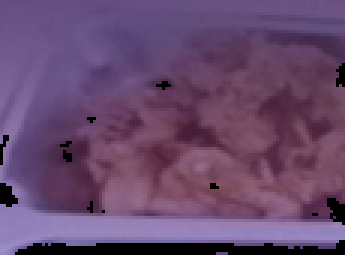
#> input picture IoT(Raspberry Pi)/asset/result2.png, 115 x 85 px (shown 3 times larger)
$ python -i image_processing.py   (imports and definitions only)   (older library calls are emulated)
#> lines starting #> are read from the running program, lines starting #| are printed output that depends on the picture
#> further down, picture is the input picture: shape (85, 115, 3); mean B, G, R 109.6, 73, 103.6
import cv2
import sys
import numpy as np
import os
import math
from skimage.feature import peak_local_max
from skimage.morphology import watershed
from scipy import ndimage
import imutils
from src import utill

# image process class
class Image_Processing:
	def __init__(self, image):
		# get image from main_process
		self.image = image
		self.images = cv2.cvtColor(self.image, cv2.COLOR_BGR2GRAY)
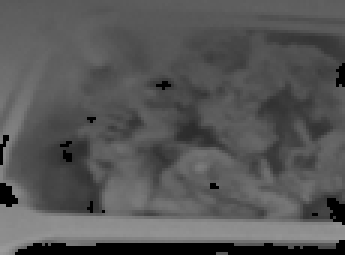
#> self.images: shape (85, 115) (shown 3 times larger); min 0, max 154, mean 86.2
		self.image_lenght_x,self.image_lenght_y,_ =  self.image.shape
#> self.image_lenght_x = 85; self.image_lenght_y = 115
		re = cv2.imwrite('/home/pi/osam/APP_IOT_MealScan_FOODFIGHTERS/IoT(Raspberry Pi)/asset/temp_result/temp.png',
			image[20:325,20:420].copy())
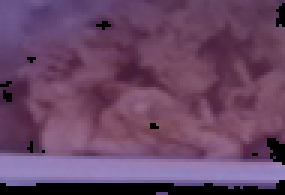
#> saved as temp.png: shape (65, 95, 3) (shown 3 times larger); mean B, G, R 101.2, 70.3, 105.3
		print("image upload",re)
#| image upload True
		dish = list()

		# split image (x,y)point
		rect_range = [[230,405,155,315],[35,220,155,315],[35,160,35,145],[175,270,35,145],[285,405,35,145]]
		for x1,x2,y1,y2 in rect_range:
			dish.append([[x1,y2],[x1,y1],[x2,y1],[x2,y2]])
		self.side_rect = dish[:3]
		self.main_rect = dish[3:]
		self.dish_tag = ["side_1","side_2","side_3","rice","soup"]
		self.cnt=0
		self.DataList = list()

		# split and backProjection (side)
		for _ in self.side_rect:
			temp = list()
			for self.box in self.side_rect:
				temp.append(self.backProjection())
			self.DataList.append(temp)
			self.cnt+=1
		# find side dish tag
		self.find_side_dish()

		#print("1 : ",self.DataList)
		# backProjection (main)
		for self.box in self.main_rect:
			self.DataList.append(self.backProjection())
			self.cnt+=1
		#print("2 : ",self.DataList)

	# find side dish tag
	def find_side_dish(self):
		temp_sum, temp_idx = 301.0, []
		# search all cases and choose the best case
		for i1,i2,i3 in [[1,2,3],[1,3,2],[2,1,3],[2,3,1],[3,1,2],[3,2,1]]:
			if temp_sum>sum( [ self.DataList[0][i1-1],self.DataList[1][i2-1],self.DataList[2][i3-1] ] ):
				temp_idx, temp_sum = [ self.DataList[0][i1-1],self.DataList[1][i2-1],self.DataList[2][i3-1] ], sum( [ self.DataList[0][i1-1],self.DataList[1][i2-1],self.DataList[2][i3-1] ] )
		#print("3 : ",temp_idx)
		#print("4 : ",self.DataList)
		self.DataList = temp_idx.copy()

	# backProjection Function (역투영)
	def backProjection(self):
		# read image (Region of Interest & Target image)
		img = cv2.imread('/home/pi/osam/APP_IOT_MealScan_FOODFIGHTERS/IoT(Raspberry Pi)/asset/{}.png'.format(self.dish_tag[self.cnt]), cv2.IMREAD_COLOR)
#> (the run stopped early here; a loop or call above may not have finished)
